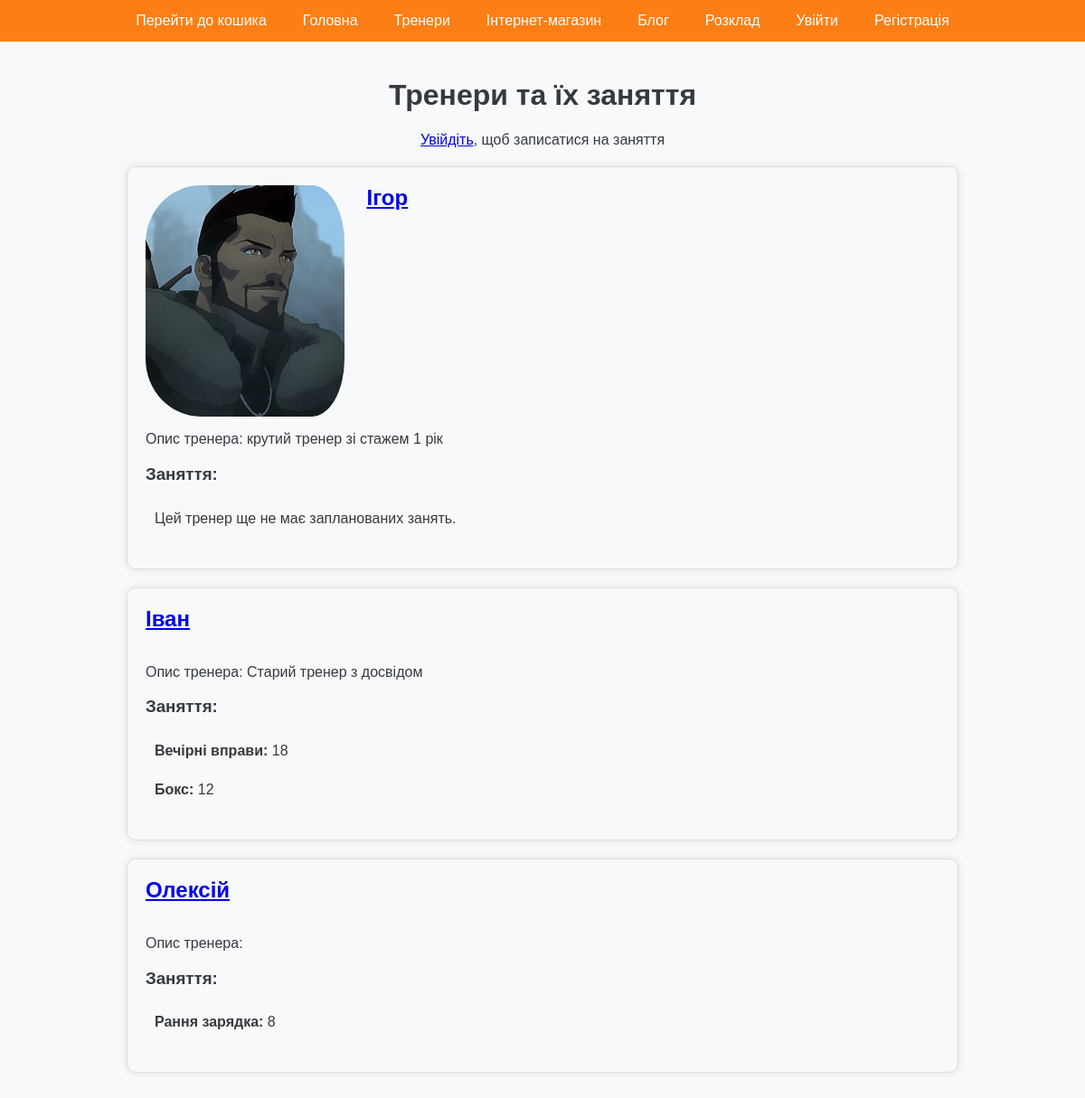
The page /trainer/index.php on the database its author committed.
### tables this page shows
CREATE TABLE `Trainers` (
  `trainer_id` int(11) NOT NULL,
  `name` varchar(100) NOT NULL,
  `bio` text,
  `photo` varchar(255) NOT NULL DEFAULT ''
);

CREATE TABLE `Lessons` (
  `class_id` int(11) NOT NULL,
  `title` varchar(100) NOT NULL,
  `description` text,
  `trainer_id` int(11) DEFAULT NULL,
  `hour_id` int(11) NOT NULL DEFAULT '1'
);

CREATE TABLE `Time` (
  `time_id` int(11) NOT NULL,
  `hour` int(2) NOT NULL
);

### trainer/index.php (the view, shortened to what this page needs)
<?php
include("../include/db_connect.php");
$trainers_query = "SELECT * FROM Trainers";
$trainers_result = mysqli_query($connect, $trainers_query);
$trainers = [];
while ($row = mysqli_fetch_assoc($trainers_result)) {
    $trainers[] = $row;
}
$user_logged_in = isset($_SESSION['id']);
$total_items_in_cart = array_sum($_SESSION['cart']);
?>
<!DOCTYPE html>
<html lang="uk">
<head>
    <link rel="stylesheet" href="../css/styles.css">
</head>
<body>
    <div class="navbar">
         <?php if ($total_items_in_cart == null): ?>
            <a href="../shop/cart.php">Перейти до кошика</a>
        <?php else: ?>
            <a href="../shop/cart.php">У кошику: <?php echo $total_items_in_cart; ?> </a>
        <?php endif; ?>
        <a href="../index.php">Головна</a>
        <a href="../trainer/index.php">Тренери</a>
        <a href="../shop/index.php">Інтернет-магазин</a>
        <a href="../blog/index.php">Блог</a>
        <a href="../schedule.php">Розклад</a>
        <?php if ($user_logged_in): ?>
            <a href="../users/index.php">Мій кабінет</a>
            <form action="" method="post" style="display: inline;">
                <button type="submit" name="exit_account"class="exit_account" name="exit_account">Вихід</button>
            </form>
        <?php else: ?>
            <a href="../users/login.php">Увійти</a>
            <a href="../users/registration.php">Регістрація</a>
        <?php endif; ?>
    </div>
    <div class="container">
    <div class="welcome">
        <h1>Тренери та їх заняття</h1>
        <?php if ($user_logged_in): ?>
        <div class="blog-button">
            <a href="../users/record.php">Записатися на заняттяю</a>
        </div>
    <?php else: ?>
            <p><a href="../users/login.php">Увійдіть</a>, щоб записатися на заняття</p>
    <?php endif; ?>
    </div>
        <?php foreach ($trainers as $trainer): ?>
            <div class="trainer-card">
                <div class="trainer-card-header">
                <?php if ($trainer['photo']): ?>
                    <img class="trainer-card-img" src="../images/trainer/<?php echo htmlspecialchars($trainer['photo']); ?>" alt="<?php echo htmlspecialchars($trainer['name']); ?>">
                <?php endif; ?>
                <h2><a href="trainer.php?id=<?php echo $trainer['trainer_id']; ?>"><?php echo htmlspecialchars($trainer['name']); ?></a></h2>
                </div>
                <p>Опис тренера: <?php echo nl2br(htmlspecialchars($trainer['bio'])); ?></p>
                <h3>Заняття:</h3>
                <ul class="lesson-list">
                    <?php
                    $trainer_id = $trainer['trainer_id'];
                    $lessons_query = "
                        SELECT Lessons.title, Time.hour
                        FROM Lessons
                        JOIN Time ON Lessons.hour_id = Time.time_id
                        WHERE Lessons.trainer_id = $trainer_id
                    ";
                    $lessons_result = mysqli_query($connect, $lessons_query);
                    if (mysqli_num_rows($lessons_result) > 0) {
                        while ($lesson = mysqli_fetch_assoc($lessons_result)) {
                            echo "<li><strong>" . htmlspecialchars($lesson['title']) . ":</strong> " . htmlspecialchars($lesson['hour']) . "</li>";
                        }
                    } else {
                        echo "<li>Цей тренер ще не має запланованих занять.</li>";
                    }
                    ?>
                </ul>
            </div>
        <?php endforeach; ?>
    </div>
</body>
</html>

### css/styles.css (style rules this page uses)
body { font-family: Arial, sans-serif; margin: 0; padding: 0; background-color: #f8f9fa; color: #343a40; }
.navbar { display: flex; justify-content: center; background-color: #fd7e14; }
.navbar a { color: #ffffff; padding: 14px 20px; text-decoration: none; text-align: center; }
.container { width: 80%; margin: 0 auto; padding: 20px; }
.welcome { text-align: center; margin-top: 10px; }
.trainer-card { border: 1px solid #ddd; padding: 20px; margin: 20px; border-radius: 10px; box-shadow: 0 0 10px rgba(0, 0, 0, 0.1); }
.trainer-card-header { display: flex; }
.trainer-card-img { max-width: 25%; border-radius: 25%; padding-right: 25px; }
.trainer-card h2 { margin-top: 0; }
.lesson-list { list-style-type: none; padding: 0; }
.lesson-list li { background: #f9f9f9; margin: 5px 0; padding: 10px; border-radius: 5px; }

### rows shown on the page
trainers: photo (picture), name "Ігор", bio "крутий тренер зі стажем 1 рік", shows "Цей тренер ще не має запланованих занять."
trainers: name "Іван", bio "Старий тренер з досвідом"
lessons: title "Вечірні вправи", time.hour "18"
lessons: title "Бокс", time.hour "12"
trainers: name "Олексій"
lessons: title "Рання зарядка", time.hour "8"
